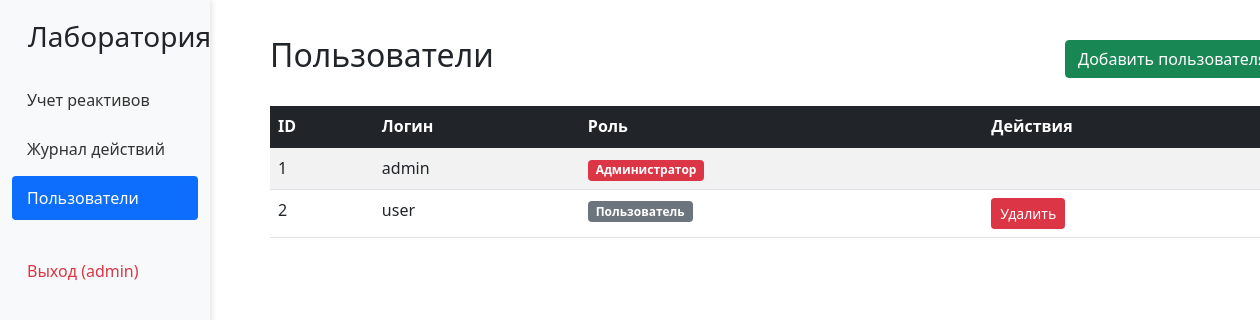
Page /users (signed in) on the earlier database version.
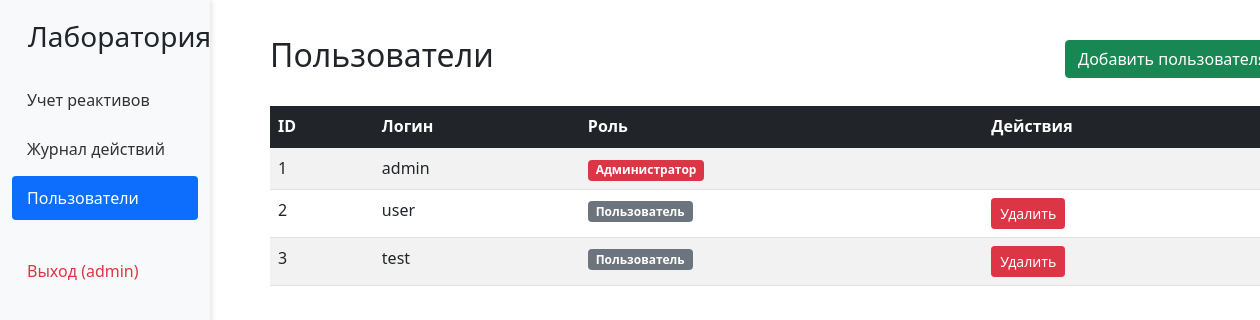
Same page on the later database version.
### app.py (models this page shows, shortened)
class User(db.Model):
    id = db.Column(db.Integer, primary_key=True)
    username = db.Column(db.String(80), unique=True, nullable=False)
    password = db.Column(db.String(120), nullable=False)
    is_admin = db.Column(db.Boolean, default=False)

### app.py (the view)
@app.route('/users')
def users():
    if 'user_id' not in session:
        return redirect(url_for('login'))
    current_user = User.query.get(session['user_id'])
    if not current_user.is_admin:
        flash('Доступ запрещен: требуется права администратора', 'danger')
        return redirect(url_for('index'))
    all_users = User.query.all()
    return render_template('users.html', users=all_users, current_user=current_user)

### app.py (called while the page is built)
@app.before_request
def before_request():
    g.current_user = None
    if 'user_id' in session:
        g.current_user = User.query.get(session['user_id'])

### templates/users.html (shortened to what this page needs)
{% extends 'base.html' %}
{% block content %}
<div class="d-flex justify-content-between align-items-center mb-4">
    <h2>Пользователи</h2>
    {% if current_user.is_admin %}
    <a href="{{ url_for('add_user') }}" class="btn btn-success">
         Добавить пользователя
    </a>
    {% endif %}
</div>
<div class="table-responsive">
    <table class="table table-striped table-hover">
        <thead class="table-dark">
            <tr>
                <th>ID</th>
                <th>Логин</th>
                <th>Роль</th>
                {% if current_user.is_admin %}
                <th>Действия</th>
                {% endif %}
            </tr>
        </thead>
        <tbody>
            {% for user in users %}
            <tr>
                <td>{{ user.id }}</td>
                <td>{{ user.username }}</td>
                <td>
                    {% if user.is_admin %}
                    <span class="badge bg-danger">Администратор</span>
                    {% else %}
                    <span class="badge bg-secondary">Пользователь</span>
                    {% endif %}
                </td>
                {% if current_user.is_admin %}
                <td>
                    {% if current_user.is_admin and user.id != current_user.id %}
                        <a href="{{ url_for('delete_user', id=user.id) }}"
                        class="btn btn-sm btn-danger"
                        onclick="return confirm('Удалить пользователя {{ user.username }}?')">
                             Удалить
                        </a>
                    {% endif %}
                </td>
                {% endif %}
            </tr>
            {% endfor %}
        </tbody>
    </table>
</div>
{% endblock %}

### templates/base.html (shortened to what this page needs)
{% set current_user = g.get('current_user') %}
<!DOCTYPE html>
<html lang="ru">
<head>
    <link href="https://cdn.jsdelivr.net/npm/bootstrap@5.1.3/dist/css/bootstrap.min.css" rel="stylesheet">
</head>
<body>
    <div class="container-fluid">
        <div class="row">
            <div class="col-md-2 sidebar">
                <h3 class="ms-3">Лаборатория</h3>
                <ul class="nav flex-column mt-4">
                    <li class="nav-item">
                        <a class="nav-link {% if request.endpoint == 'reagents' %}active{% endif %}"
                           href="{{ url_for('reagents') }}">
                            Учет реактивов
                        </a>
                    </li>
                    {% if current_user.is_admin %}
                    <li class="nav-item">
                        <a class="nav-link {% if request.endpoint == 'action_log' %}active{% endif %}"
                           href="{{ url_for('action_log') }}">
                            Журнал действий
                        </a>
                    </li>
                    {% endif %}
                    <li class="nav-item">
                        <a class="nav-link {% if request.endpoint == 'users' %}active{% endif %}"
                           href="{{ url_for('users') }}">
                            Пользователи
                        </a>
                    </li>
                    <li class="nav-item mt-4">
                        <a class="nav-link text-danger" href="{{ url_for('logout') }}">
                            Выход ({{ session['username'] }})
                        </a>
                    </li>
                </ul>
            </div>
            <div class="col-md-10 main-content">
                <div class="mt-3">
                    {% block content %}{% endblock %}
                </div>
            </div>
        </div>
    </div>
</body>
</html>

Differences in the rows shown:
added User: id "3", username "test", is_admin "Пользователь"
